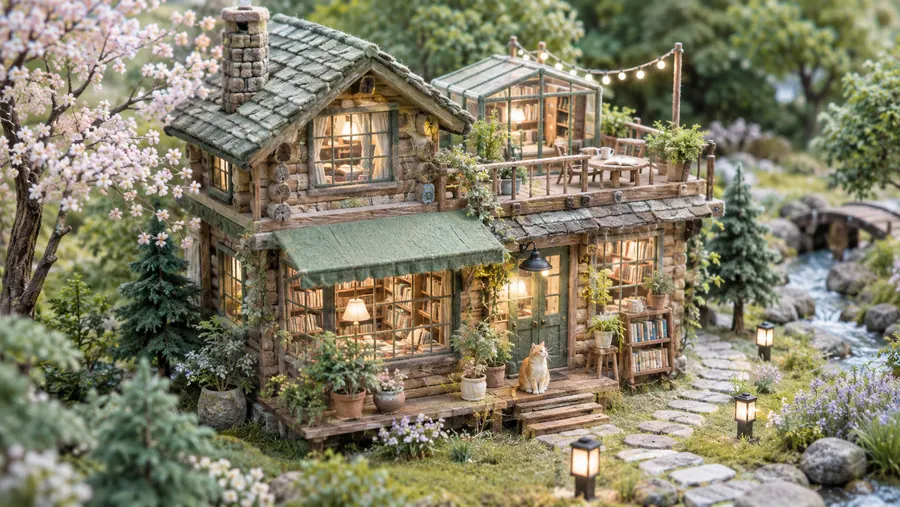
#> input picture assets/hero/hero-small.webp, 900 x 507 px
$ python -i build_books.py   (imports and definitions only)
#> lines starting #> are read from the running program, lines starting #| are printed output that depends on the picture
#!/usr/bin/env python3
"""엠케이아틀라스 서점 — 책 목록 · 도구 목록 만들기

아틀라스 네 저장소(역사 · 철학 · 과학 · 정치)에 있는 모든 읽을거리를 책으로, 눌러서 쓰는 것(지도 · 놀이판 · 계보도 ·
찾기 · 검사 · 영상)을 도구로 모아 data/books.json 하나로 묶는다. 표지 그림이 있으면 assets/covers/ 에 줄여 복사한다.
네 저장소는 읽기만 한다(아무것도 쓰지 않는다).

분야: 역사 · 철학 · 문학 · 예술 · 과학 · 사회. 과학은 학년(초등 3~4 · 초등 5~6 · 중학 · 일반)을 더 단다.
책의 종류(kind): series(여러 편), collection(여러 장을 한 권으로 묶음), single(한 지면), route(이야기 루트), map(지도), tool(찾기 · 검사), video(영상)
과학 밖의 도구(지도 · 계보도 · 찾기 · 검사 · 영상)도 한 편짜리 책이 되고, 「도구 모음」에는 과학아틀라스 것만 남는다.
과학 밖의 책은 모두 시대 여섯 칸(ERAS: 고대 · 중세 · 근세 · 근대 · 현대 · 시대를 넘어)에 꽂는다 — shelf 가 시대, 원래 갈래는 tag.

쓰는 법
  python3 scripts/build_books.py                 # 저장소들이 이 폴더 옆(../atlas 등)에 있을 때
  python3 scripts/build_books.py --src /home/user  # 네 저장소가 들어 있는 폴더를 직접 지정
  python3 scripts/build_books.py --no-covers     # 표지 그림 복사 없이 목록만
  python3 scripts/build_books.py --program       # data/program.json 의 상영 목록(items)도 채널 영상으로 채움

필요한 것: python3, node(아틀라스 자료 파일이 자바스크립트라서), Pillow(표지 줄이기, 없으면 그림 없이 진행)
"""
import argparse
import ast
import glob
import json
import os
import re
import subprocess
import sys
from collections import Counter, OrderedDict
from datetime import date

HERE = os.path.dirname(os.path.abspath(__file__))
ROOT = os.path.dirname(HERE)

ATLASES = [
    {'id': 'history', 'name': '역사아틀라스', 'short': '역사', 'site': 'https://atlas.mkhz.kr', 'repo': 'atlas', 'spine': '#7a3b2a'},
    {'id': 'philo', 'name': '철학아틀라스', 'short': '철학', 'site': 'https://philo.mkhz.kr', 'repo': 'philo-atlas', 'spine': '#1f2c4d'},
    {'id': 'science', 'name': '과학아틀라스', 'short': '과학', 'site': 'https://science.mkhz.kr', 'repo': 'science-atlas', 'spine': '#1f6f6b'},
    {'id': 'politics', 'name': '정치아틀라스', 'short': '정치', 'site': 'https://politics.mkhz.kr', 'repo': 'politics-atlas', 'spine': '#5f6b2e'},
]
SITE = {a['id']: a['site'] for a in ATLASES}

# 분야 (책등 색은 분야 색을 따른다)
FIELDS = [
    {'id': 'history', 'name': '역사', 'ico': '🏯', 'color': '#7a3b2a', 'note': '1층 책장 골목 — 서쪽 끝부터 고대 · 중세 · 근세 · 근대 · 현대 · 시대를 넘어. 칸마다 읽을거리 · 이야기 루트 · 지도와 도구, 세계사도 같은 시대 칸에'},
    {'id': 'philo', 'name': '철학', 'ico': '🪞', 'color': '#1f2c4d', 'note': '2층 다락 서가 — 칸마다 시대 하나. 사상가 · 큰 질문 · 논쟁 · 사상 지도 · 오늘의 필사'},
    {'id': 'literature', 'name': '문학', 'ico': '📜', 'color': '#8a4b6b', 'note': '2층 다락 서가 — 칸마다 시대 하나. 신화와 서사시 · 옛 문학 · 일기와 기행 · 노벨문학상 · 말모이'},
    {'id': 'art', 'name': '예술', 'ico': '🎨', 'color': '#3e8e5a', 'note': '2층 다락 서가 — 음악가와 화가 · 음악사 · 미술사 · 국악'},
    {'id': 'science', 'name': '과학', 'ico': '🔭', 'color': '#1f6f6b', 'note': '자료실 · 발견 카드 · 어린이 과학 · 중학 과학과 수학 · 오늘의 과학',
     'grades': [{'id': 'kids-low', 'name': '초등 3~4학년'}, {'id': 'kids-high', 'name': '초등 5~6학년'}, {'id': 'middle', 'name': '중학교'}, {'id': 'general', 'name': '일반'}]},
    {'id': 'society', 'name': '사회', 'ico': '🏛️', 'color': '#5f6b2e', 'note': '1층 책장 골목 동쪽 끝 — 시대 순. 정치의 기초 · 법과 헌법 · 경제와 부동산 · 권력의 기록 · 아틀라스 투데이 · 찾아보기'},
]
GRADE_NAME = {'kids-low': '초등 3~4학년', 'kids-high': '초등 5~6학년', 'middle': '중학교', 'general': '일반'}

# 두 저장소에 같이 있는 시리즈는 한 곳에만 꽂는다
HOME_RANK = {'philo': 0, 'science': 1, 'politics': 2, 'history': 3}

CANON_RE = re.compile(r'<link\s+rel="canonical"\s+href="([^"]+)"')
OG_IMG_RE = re.compile(r'<meta\s+property="og:image"\s+content="([^"]+)"')
TITLE_RE = re.compile(r'<title>([^<]*)</title>')
DESC_RE = re.compile(r'<meta\s+name="description"\s+content="([^"]*)"')


def log(*a):
    print(*a, file=sys.stderr)


def node_json(cwd, code):
    out = subprocess.run(['node', '-e', code], cwd=cwd, capture_output=True, text=True, check=True)
    return json.loads(out.stdout)


# [86 lines left out: functions node_load, py_const, read, canonical, html_title, plain and 2 more, not called in this run]


def clip_line(s, limit=90):
    s = plain(s)
    return s if len(s) <= limit else first_sentence(s, limit)


# [20 lines left out: functions post_text, book, tool, not called in this run]


# =====================================================================
# 역사아틀라스
# =====================================================================
ATLAS_ERA = {
    'prehistory': ('고조선 · 선사', '선사부터 삼한까지'), 'ancient': ('고대 · 삼국과 남북국', '삼국시대 · 통일신라 · 발해'),
    'medieval1': ('고려', '918~1392'), 'medieval2': ('조선', '1392~1910'), 'root': ('근대 · 개항기와 일제강점기', '1876~1945'),
    'modern2': ('해방 이후 현대사', '1945~1993'), 'contemporary': ('현대사', '1994~오늘'),
}
ATLAS_ERA_ORDER = ['prehistory', 'ancient', 'medieval1', 'medieval2', 'root', 'modern2', 'contemporary']
LIT_ROUTE = re.compile(r'literature|ilgi|illok|yeonhaengnok|pyohaerok|uiyudang|swaemirok|hunminjeongeum')
SOC_ROUTE = re.compile(r'party-history|disaster-history|cult-and-power|partisan-word')


def ev_url(era, slug):
    return f'{SITE["history"]}/event/{slug}' if era == 'root' else f'{SITE["history"]}/maps/{era}/event/{slug}'


# [202 lines left out: function load_history, not called in this run]


# =====================================================================
# 철학아틀라스
# =====================================================================
COPYNOTE = []   # 철학아틀라스 「오늘의 필사」 원본 (load_philo 가 채움)


# [122 lines left out: function load_philo, not called in this run]


# =====================================================================
# 과학아틀라스
# =====================================================================
def load_science(src):
    repo = os.path.join(src, 'science-atlas')
    S = SITE['science']
    books, tools = [], []
    data = node_json(repo, "const fs=require('fs');"
                     "eval(fs.readFileSync('data/library.js','utf8').replace('const LIBRARY_BRANCHES','global.LIBRARY_BRANCHES')"
                     ".replace('const LIBRARY_SERIES','global.LIBRARY_SERIES').replace('const LIBRARY = {','global.LIBRARY = {'));"
                     "let IM={};try{IM=require('./data/library-images.js')}catch(e){}"
                     "process.stdout.write(JSON.stringify({B:LIBRARY_BRANCHES,S:LIBRARY_SERIES,L:LIBRARY,O:Object.keys(LIBRARY),IM}))")
    branches = {b['id']: b['ko'] for b in data['B']}
    L, order, IM = data['L'], data['O'], data['IM']
    rimg = {}
    m = re.search(r'const RIMG = \{([^}]*)\}', read(os.path.join(repo, 'tools', 'generate_route_pages.js')) or '')
    if m:
        rimg = dict(re.findall(r"(\w+)\s*:\s*'([^']+)'", m.group(1)))
    for s in data['S']:
        sid = s['id']
        ids = [k for k in order if L[k].get('series') == sid]
        parts = []
        for k in ids:
            f = os.path.join(repo, 'library', k + '.html')
            if os.path.exists(f):
                parts.append((L[k]['title'], canonical(f, f'{S}/library/{k}')))
        if not parts:
            continue
        title, subtitle = split_title(s['title'].get('ko'), '')
        br = Counter(L[k].get('branch') for k in ids).most_common(1)[0][0]
        first = ''
        for k in ids:
            body = L[k].get('body', {}).get('ko', [])
            hook = next((b for b in body if b.get('t') == 'hook'), None)
            if hook:
                v = hook.get('v')
                v = v.get('ko') if isinstance(v, dict) else v
                first = first_sentence((v or '').split('\n\n')[0])
            if not first:
                first = first_sentence(L[k].get('lede'))
            if first:
                break
        rel = 'assets/director/still-0.jpg' if sid == 'director' else (f'assets/library/{rimg[sid]}.webp' if sid in rimg else None)
        hero = os.path.join(repo, rel) if rel and os.path.exists(os.path.join(repo, rel)) else None
        note = ''
        if sid in rimg and rimg[sid] in IM:
            im = IM[rimg[sid]]
            note = 'AI 그림' if im.get('ai') else ' · '.join(x for x in [plain(im.get('by')), plain(im.get('license'))] if x)
        books.append(book(key=sid, atlas='science', field='science', shelf=br, shelfName=branches.get(br, br), grade='general', title=title, subtitle=subtitle,
                          blurb=first_sentence(s['lede'].get('ko'), 90), first=first, url=canonical(os.path.join(repo, 'routes', sid + '.html'), f'{S}/routes/{sid}'),
                          hero=hero, heroUrl=f'{S}/{rel}' if hero else None, heroNote=note, toc=parts))
    # ---- 발견 카드 212 (갈래별 한 권) · 인물 · 용어 ----
    try:
        D = node_load(repo, ['data/discoveries.js', 'data/people.js', 'data/glossary.js'], ['DISCOVERIES', 'PEOPLE', 'GLOSSARY'])
        era_name = {1: '묻다', 2: '잇다', 3: '관측하다', 4: '재다', 5: '흔들리다', 6: '만들다'}
        by = OrderedDict()
        for c in D['DISCOVERIES']:
            if os.path.exists(os.path.join(repo, 'cards', c['id'] + '.html')):
                by.setdefault(c.get('d', 'phys'), []).append(c)
        for br_id in ['math', 'phys', 'chem', 'bio', 'astro', 'earth', 'eng']:
            cs = by.get(br_id) or []
            if not cs:
                continue
            cs.sort(key=lambda c: (c.get('era', 0), str(c.get('year', ''))))
            toc = [(f"{plain(c.get('who'))} — {plain(c.get('q'))} ({c.get('year', '')})", f"{S}/cards/{c['id']}") for c in cs]
            books.append(book(key=f'cards_{br_id}', atlas='science', field='science', shelf=br_id, shelfName=branches.get(br_id, br_id), grade='general', kind='collection',
                              title=f'{branches.get(br_id, br_id)} 발견 카드', subtitle=f'질문 하나에 발견 이야기 하나 · {len(toc)}장', blurb=f'{branches.get(br_id, br_id)}에서 누가 무엇을 알아냈나. 묻다 · 잇다 · 관측하다 · 재다 · 흔들리다 · 만들다, 여섯 시대 순서로.',
                              first=plain(cs[0].get('q')), url=f'{S}/cards/', toc=toc))
        PE = D['PEOPLE']
        toc = [(f"{plain(v.get('name'))} — {plain(v.get('hook'))}", f'{S}/people/{k}') for k, v in PE.items() if os.path.exists(os.path.join(repo, 'people', k + '.html'))]
        books.append(book(key='people', atlas='science', field='science', shelf='people', shelfName='과학자', grade='general', kind='collection', title='이 사람, 이상했다', subtitle=f'과학자 {len(toc)}명',
                          blurb='이상한 버릇에서 시작해 질문으로 끝나는 과학자 이야기.', first=plain(next(iter(PE.values())).get('lede')), url=f'{S}/people/', toc=toc))
        G = D['GLOSSARY']
        gc = {'phys': '물리', 'bio': '생물의학', 'math': '수학', 'method': '과학의 방법', 'astro': '천문우주', 'chem': '화학', 'earth': '지구과학'}
        books.append(book(key='glossary', atlas='science', field='science', shelf='glossary', shelfName='용어', grade='kids-high', kind='collection', title='과학 용어집', subtitle=f'용어 {len(G)}개 · 초등 고학년도 읽게',
                          blurb='엄밀한 정의 한 줄, 장면 하나, 쉬운 풀이 한 단락.', first=first_sentence(G[0].get('scene')), url=f'{S}/glossary/',
                          toc=[(f"{t['ko']} ({gc.get(t['c'], t['c'])})", f"{S}/glossary/#t-{t['id']}") for t in G]))
    except Exception as e:  # noqa
        log('  과학: 카드 · 인물 · 용어를 못 읽음', e)
    # ---- 어린이 과학 · 중학 과학 · 중학 수학 (학년별 한 권) ----
    # [14 lines left out: function units, not called in this run]
    units('kids', 'kids', lambda g: 'kids-low' if g <= 4 else 'kids-high', '초등 {g}학년 과학', 'kids', '어린이 과학 (초등)')
    units('middle', 'middle', lambda g: 'middle', '중학교 {g}학년 과학', 'middle', '중학교 과학')
    units('mathu', 'math', lambda g: 'middle', '중학교 {g}학년 수학', 'mathu', '중학교 수학')
    # ---- 과학 대사관 ----
    rooms = sorted(glob.glob(os.path.join(repo, 'embassy', '*', 'index.html')))
    toc = []
    for f in rooms:
        rid = f.split(os.sep)[-2]
        t, d = html_title(f)
        toc.append((t.split(' — ')[0], f'{S}/embassy/{rid}/'))
    if toc:
        books.append(book(key='embassy', atlas='science', field='science', shelf='embassy', shelfName='과학 대사관', grade='middle', kind='collection', title='과학 대사관 — 다른 나라 교실에서는?',
                          subtitle=f'{len(toc)}개 단원 · 영국 · 미국 · 인도 · 중국', blurb='같은 단원을 다섯 나라는 몇 살에 어떻게 배우나. 나라별 카드와 짧은 퀴즈.', url=f'{S}/embassy/', toc=toc))
    # ---- 오늘의 과학 (달마다 한 권) ----
    days = sorted(glob.glob(os.path.join(repo, 'data', 'today', '*.json')))
    months = OrderedDict()
    for f in days:
        try:
            d = json.load(open(f, encoding='utf-8'))
        except Exception:  # noqa
            continue
        dt = d.get('date') or os.path.basename(f)[:-5]
        if not os.path.exists(os.path.join(repo, 'today', dt, 'index.html')):
            continue
        months.setdefault(dt[:7], []).append((dt, d))
    for ym, lst in months.items():
        toc = [(f"{int(dt[5:7])}월 {int(dt[8:10])}일 — " + ' · '.join(plain(it.get('title'))[:22] for it in d.get('items', [])[:3]) + (' …' if len(d.get('items', [])) > 3 else ''), f'{S}/today/{dt}/') for dt, d in lst]
        n_items = sum(len(d.get('items', [])) for _, d in lst)
        books.append(book(key=f'today_{ym}', atlas='science', field='science', shelf='today', shelfName='오늘의 과학', grade='kids-high', kind='collection',
                          title=f'오늘의 과학 {int(ym[:4])}년 {int(ym[5:7])}월', subtitle=f'{len(lst)}일 · 소식 {n_items}건', blurb='그날의 과학 소식을 초등 고학년 눈높이로 다시 쓰고, 카드 · 자료실 · 놀이판으로 이어 줍니다.',
                          first=first_sentence(lst[0][1].get('intro') or (lst[0][1].get('items') or [{}])[0].get('one')), url=f'{S}/today/archive/', toc=toc))
    # ---- 특집 ----
    dr = os.path.join(repo, 'director', 'index.html')
    if os.path.exists(dr):
        t, d = html_title(dr)
        books.append(book(key='director_hub', atlas='science', field='science', shelf='special', shelfName='특집', grade='general', kind='single', title='한 감독의 질문', subtitle='영화 〈올리브나무 아래서〉에서 시작하는 과학',
                          blurb=d, url=f'{S}/director/', toc=[(t, f'{S}/director/')]))
    # ---- 도구: 놀이판 24 · 지도 · 과학상 · 마을 · 보는 과학 ----
    try:
        TR = node_json(repo, "const t=require('./tools/tool_registry.js');const s=require('./tools/shelf_registry.js');process.stdout.write(JSON.stringify({T:t.BRANCH_TOOLS,M:s.MAPS||[],V:s.VIDEOS||[]}))")
        for br_id, lst in TR['T'].items():
            for t in lst:
                grade = 'middle' if '큐비트' in t['ko'] else ('kids-high' if '놀이판' in t['ko'] else '')
                tools.append(tool(id='science-play-' + t['href'].strip('/').replace('/', '-'), atlas='science', field='science', name=plain(t['ko']), note=clip_line(t.get('koShort'), 60), url=S + t['href'], ico='🎛️', kind='play', grade=GRADE_NAME.get(grade, '')))
        for mp in TR['M']:
            href = mp.get('href') or mp.get('url') or ''
            if href and not href.startswith('/kids') and not href.startswith('/middle') and not href.startswith('/math/units'):
                tools.append(tool(id='science-map-' + href.strip('/').replace('/', '-'), atlas='science', field='science', name=plain(mp.get('ko') or mp.get('title') or href), note=clip_line(mp.get('koShort') or mp.get('sub') or '', 60), url=S + href, ico='🗺️', kind='map'))
    except Exception as e:  # noqa
        log('  과학: 놀이판 목록을 못 읽음', e)
    seen = {t['url'] for t in tools}
    for base, name, note, ico in [('map.html', '과학사 시대 지도', '여섯 시대 · 발견이 태어난 도시를 세계 지도 위에', '🗺️'), ('korea/index.html', '한국의 과학 지도', '과학관 · 천문대 · 연구기관 276곳', '🗺️'),
                                  ('nobel/index.html', '노벨상 루트', '물리 · 화학 · 생리의학 662건', '🏅'), ('fields/index.html', '필즈상 지도', '수학의 노벨상', '🏅'), ('turing/index.html', '튜링상 지도', '컴퓨터과학의 노벨상', '🏅'), ('ignobel/index.html', '이그노벨상 지도', '웃고 나서 생각하게 하는 상', '🏅'),
                                  ('village/index.html', '과학 마을', '초등 과학 · 중학 과학 · 중학 수학을 건물로', '🏘️'), ('play/index.html', '놀이판 모음', '만지는 과학 24개 한눈에', '🎛️'), ('watch/index.html', '보는 과학', '1분 원리 영상과 과학자의 말', '🎬'), ('routes/index.html', '탐방 루트', '시리즈 순서로 카드를 걷는 길 12개', '🥾'), ('en/index.html', 'Science Atlas (English)', '영어판', '🌐')]:
        p = os.path.join(repo, base)
        url = S + '/' + base.replace('index.html', '').replace('.html', '')
        if os.path.exists(p) and url not in seen:
            tools.append(tool(id='science-' + base.split('/')[0].replace('.html', ''), atlas='science', field='science', name=name, note=note, url=url, ico=ico, kind='map' if ico == '🗺️' or ico == '🏅' else 'tool'))
    return books, tools


# =====================================================================
# 정치아틀라스
# =====================================================================
# [202 lines left out: functions load_politics, make_cover, build_program, not called in this run]


# =====================================================================
# 시대 (과학 밖의 모든 책을 같은 여섯 칸으로 꽂는다 — 서가 · 도서목록 · 책장 칸이 모두 이 순서)
# =====================================================================
ERAS = [
    {'id': 'e1', 'name': '고대', 'range': '~918', 'hint': '선사 · 고조선 · 삼국 · 남북국', 'y0': -99999, 'y1': 918},
    {'id': 'e2', 'name': '중세', 'range': '918~1392', 'hint': '고려 · 세계의 중세', 'y0': 918, 'y1': 1392},
    {'id': 'e3', 'name': '근세', 'range': '1392~1876', 'hint': '조선 · 르네상스에서 제국의 시대까지', 'y0': 1392, 'y1': 1876},
    {'id': 'e4', 'name': '근대', 'range': '1876~1945', 'hint': '개항 · 일제강점기 · 세계대전', 'y0': 1876, 'y1': 1945},
    {'id': 'e5', 'name': '현대', 'range': '1945~', 'hint': '광복 이후 · 오늘', 'y0': 1945, 'y1': 2027},
    {'id': 'e0', 'name': '시대를 넘어', 'range': '', 'hint': '여러 시대를 꿰는 통사 · 주제 · 인물 · 길잡이', 'y0': None, 'y1': None},
]
ERA_ORDER = {e['id']: i for i, e in enumerate(ERAS)}
ERA_SHELF = {e['id']: f"{e['name']}{' · ' + e['range'] if e['range'] else ''}" for e in ERAS}          # 책 카드에 짧게
ERA_LONG = {e['id']: f"{e['name']}{' · ' + e['range'] if e['range'] else ''} — {e['hint']}" for e in ERAS}   # 서가 목록 머리말
# 글자로 시대가 드러나는 이름표 (루트의 시대 표지 · 옛 문학 갈래)
ERA_TAG = [
    (re.compile(r'고조선|선사|상고|삼국|통일신라|남북국|고대'), 'e1'),
    (re.compile(r'고려'), 'e2'),
    (re.compile(r'조선'), 'e3'),
    (re.compile(r'근대|개항|일제'), 'e4'),
    (re.compile(r'현대|해방'), 'e5'),
]
# 제목 · 소개에 드러나는 시대 (해가 적혀 있지 않을 때만)
ERA_WORD = [
    (re.compile(r'신화|서사시|길가메시|일리아스|오디세|헤라클레스|축의 시대|공자의|혜초|고대|삼국|고구려|백제|신라|가야|발해|고조선|고인돌'), 'e1'),
    (re.compile(r'신앙과 이성|중세|고려'), 'e2'),
    (re.compile(r'이성의 시대|르네상스|조선|실학|붕당'), 'e3'),
    (re.compile(r'독립|일제|친일|강제동원|항일|임시정부|근대'), 'e4'),
    (re.compile(r'현대의 사유|현대|해방|민주화|한국전쟁|현충원|청원|국회|정당|혜택|아틀라스 투데이|오늘'), 'e5'),
]
# 손으로 정한 것 (해 범위만으로는 엉뚱한 칸에 가는 책) — 책 제목으로 적는다
ERA_FIX = {
    '무령왕': 'e1', '무령왕과 웅진 백제': 'e1',      # 461~1971 (1971년은 무덤을 찾은 해)
    '로마': 'e1', '제국의 역사 · 로마': 'e1',          # 천 년 제국, 고대의 대표
    '독도, 기록의 섬': 'e0', '독도, 기록의 섬 루트': 'e0',
    '흩어진 문화재를 지킨 사람들': 'e4',
    '환단고기, 무엇을 말하는가': 'e0',
    '고려·조선 성곽 분포도': 'e0',
    '현대의 사유 지도': 'e5',
}


# [47 lines left out: functions year_span, era_by_span, not called in this run]


def span_of(b):
    return year_span(b.get('period')) or year_span(b['title'], False) or year_span(b.get('subtitle'), False)


# [16 lines left out: function era_of, not called in this run]


TOOL_SHELF = {'map': ('maps', '지도'), 'tool': ('tools', '찾아보기 · 해 보기'), 'video': ('tools', '영상')}


# [187 lines left out: functions tools_to_books, main, not called in this run]


# [2 lines not run here, left out]

>>> import cv2
>>> picture = cv2.imread('../assets/hero/hero-small.webp', cv2.IMREAD_GRAYSCALE)
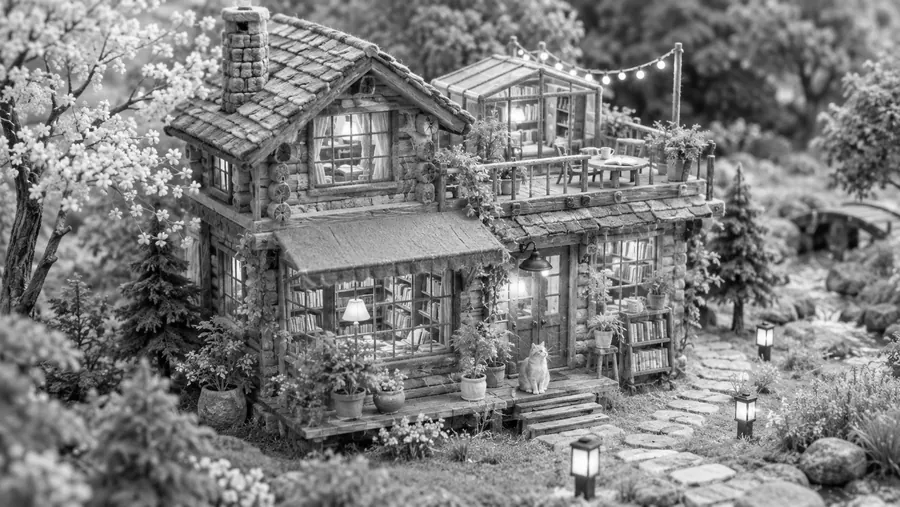
#> picture: shape (507, 900); min 0, max 255, mean 125.5
#> (the run stopped early here; a loop or call above may not have finished)
